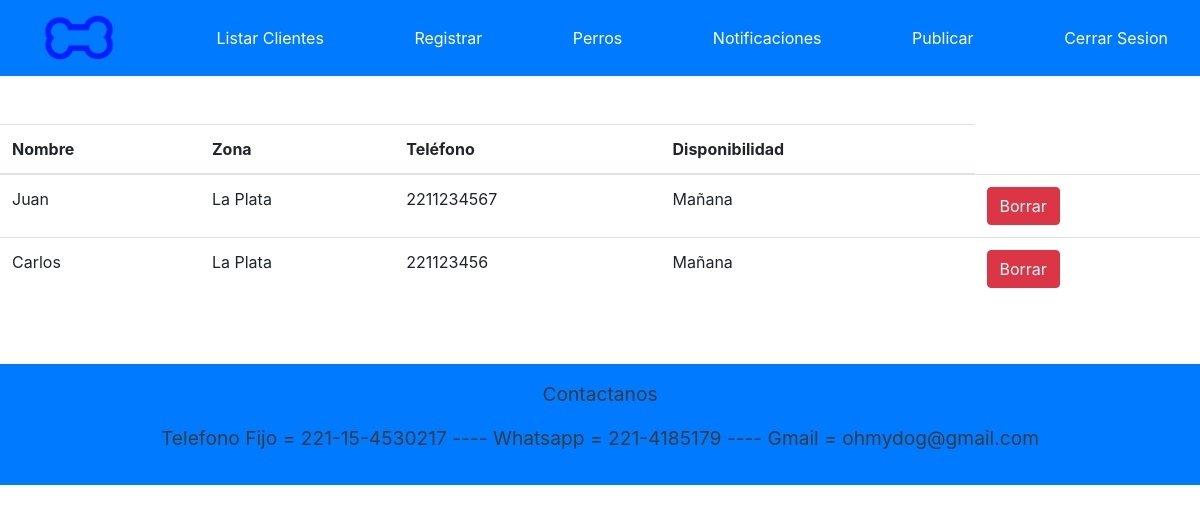
Before: /paseadores with the older database file.
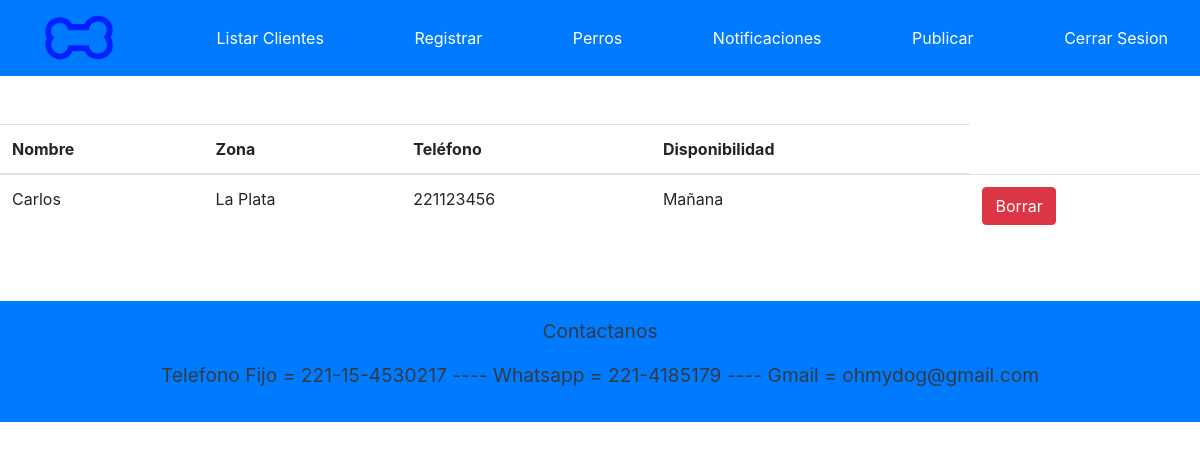
After: the same page with the newer database file.
### APP/models.py (models this page shows, shortened)
class Paseador(models.Model):
    nombre = models.CharField(max_length=50)
    telefono = models.IntegerField()
    zona = models.CharField(max_length=20)
    disponibilidad = models.CharField(max_length=30)

### APP/views.py (the view)
# urls.py: path('paseadores',views.listarPaseadores,name='paseadores'),
def listarPaseadores(request):
    pasea = Paseador.objects.all()
    context = {'context': pasea,
               'usuario': usuario}
    return render(request, 'paginas/listaPaseadores.html', context)

### APP/templates/paginas/listaPaseadores.html (shortened to what this page needs)
{% extends 'paginas/base.html' %}
{% load static %}
{% block contenido %}
<div class="d-flex justify-content-center flex-column align-items-center">
    {% if context|length == 0 %}
        <p>No hay Paseadores Publicados</p>
    {% else %}
    <table class="table">
        <thead>
          <tr>
            <th>Nombre</th>
            <th>Zona</th>
            <th>Teléfono</th>
            <th>Disponibilidad</th>
          </tr>
        </thead>
        <tbody>
          {% for c in context %}
          <tr>
            <td>{{ c.nombre }}</td>
            <td>{{ c.zona }}</td>
            <td>{{ c.telefono }}</td>
            <td>{{ c.disponibilidad }}</td>
            <td>
                {% if usuario.esCliente %}
                    <a href="./contactarP/{{c.nombre}}/{{c.telefono}}" class="btn btn-success">Contactar</a>
                {% else %}
                    {% if usuario.esVeterinario %}
                        <a href="./borrarP/{{c.telefono}}" class="btn btn-danger">Borrar</a>
                    {% else %}
                        <a href="./contactarPVisit/{{c.nombre}}/{{c.telefono}}" class="btn btn-success">Contactar</a>
                    {% endif %}
                {% endif %}
            </td>
          </tr>
          {% endfor %}
        </tbody>
    </table>
    {% endif %}
</div>
{% endblock %}

Changed rows visible on the page:
removed Paseador: nombre "Juan", zona "La Plata", telefono "2211234567", disponibilidad "Mañana"
